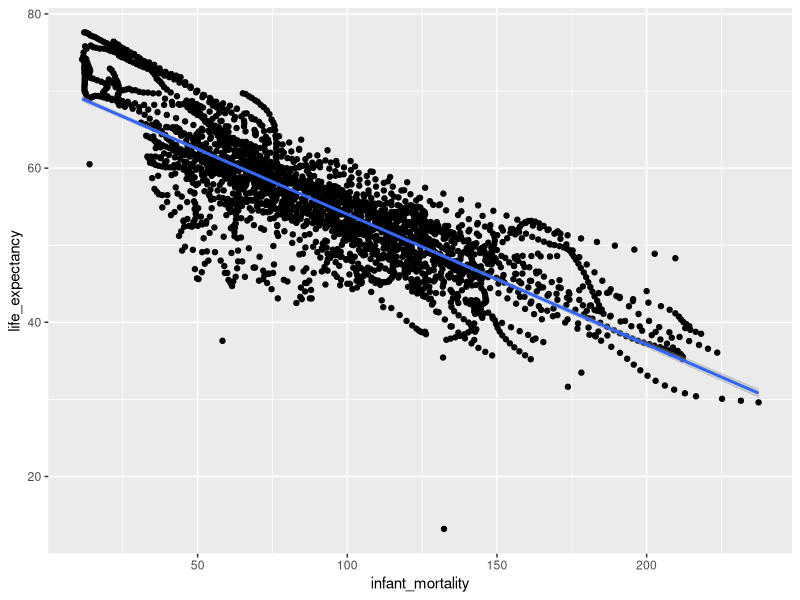
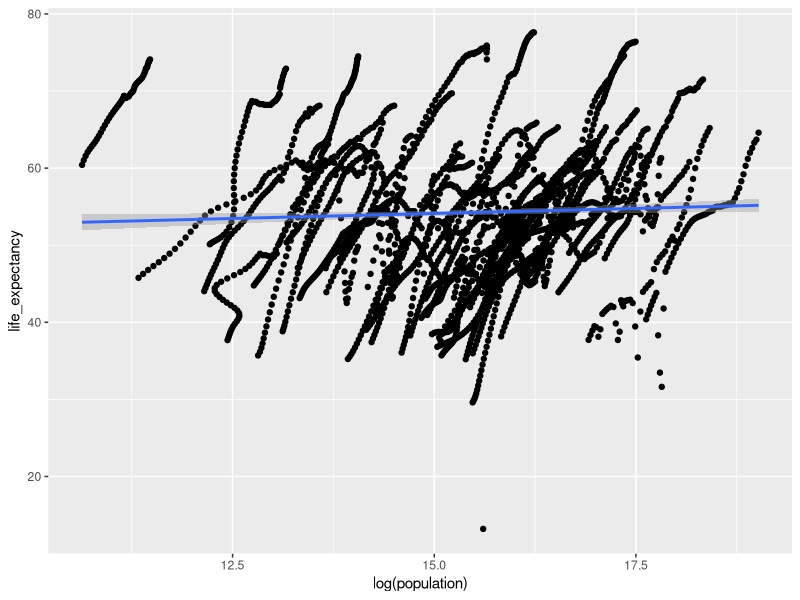
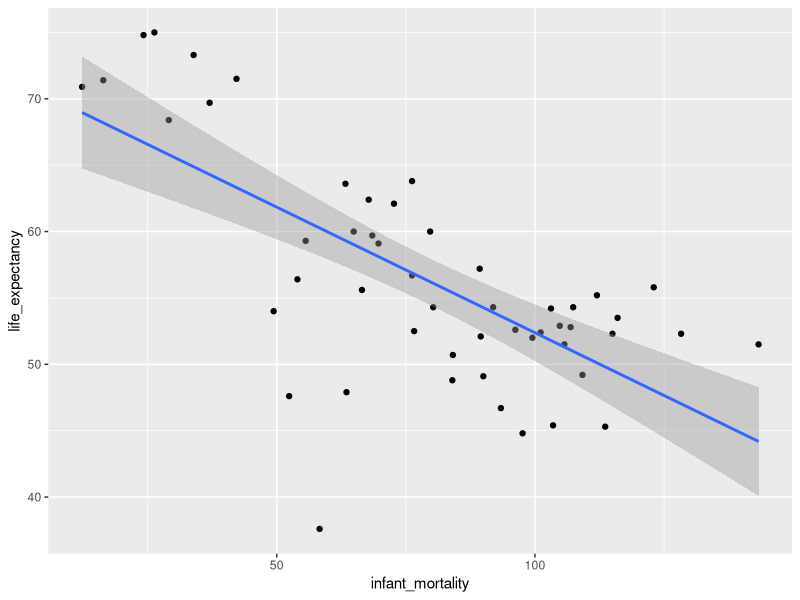
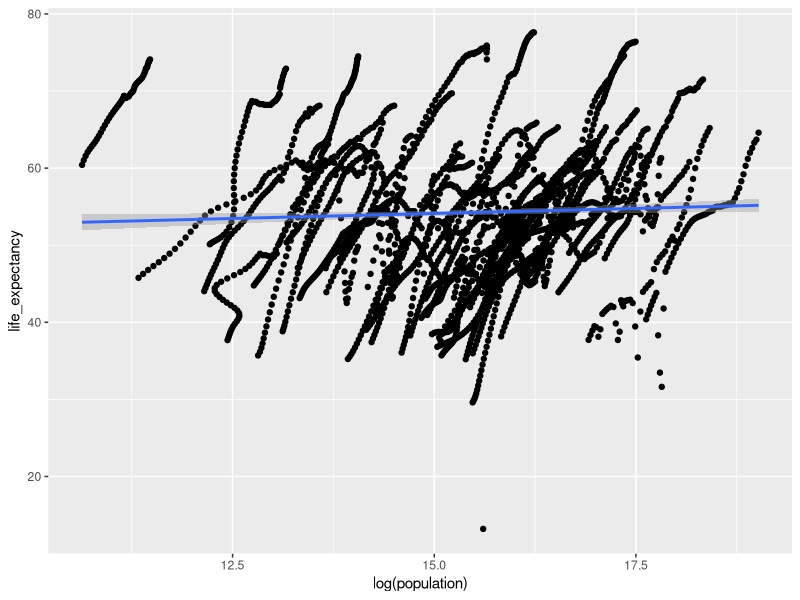
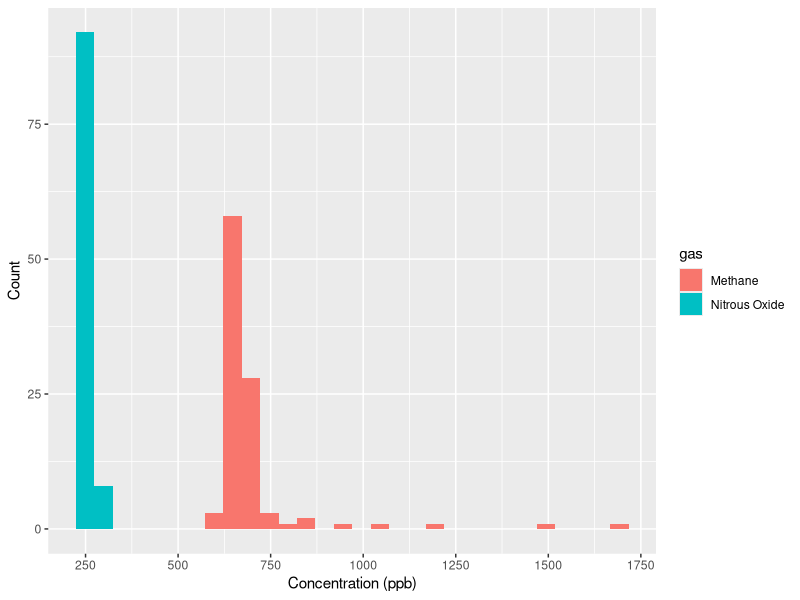
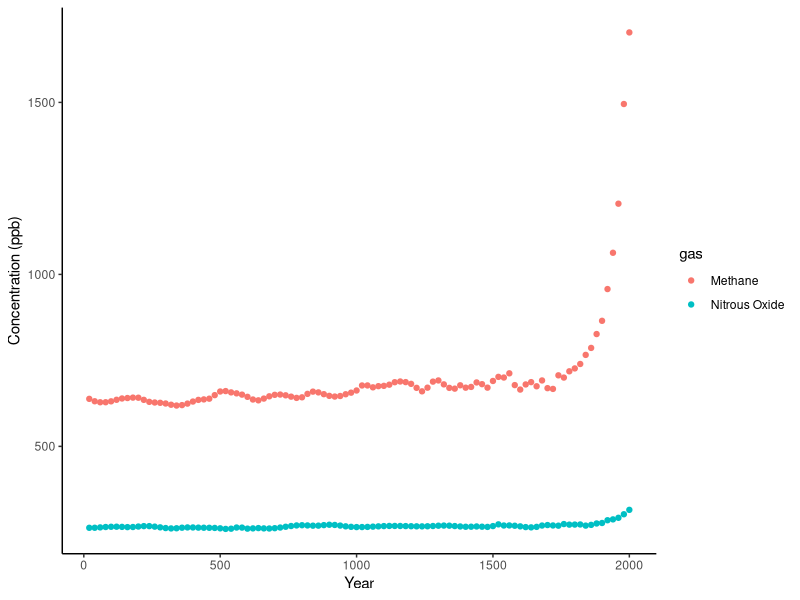

Generate these figures, in order, with R:
## ---- chunk 1
#load dslabs package
library("dslabs")
#look at help file for gapminder data
help(gapminder)
#load tidyverse pacakge
library(tidyverse)

## ---- chunk 2
#get an overview of data structure
str(gapminder)

## ---- chunk 3
#get a summary of data
summary(gapminder)

## ---- chunk 4
#determine the type of object gapminder is
class(gapminder)
## ---- chunk 5
#Assigning only the African countries to a new object/variable called africadata
africadata <- gapminder[gapminder$continent == "Africa", ]
## ---- chunk 6
#Running str for africadata
str(africadata)
## ---- chunk 7
#Summary of africadata
summary(africadata)
## ---- chunk 8
#Creating africa_infant_life which is a subset of africadata containing only 'infant_mortality' and 'life_expectancy'

africa_infant_life <- africadata[,c("infant_mortality", "life_expectancy")]
## ---- chunk 9
#Running str for africa_infant_life
str(africa_infant_life)
## ---- chunk 10
#Summary of africa_infant_life
summary(africa_infant_life)
## ---- chunk 11
#Creating africa_pop_life which is a subset of africadata containing only population and life_expectancy

africa_pop_life <- africadata[,c("population", "life_expectancy")]

## ---- chunk 12
#Running str for africa_pop_life
str(africa_pop_life)
## ---- chunk 13
#Summary of africa_pop_life
summary(africa_pop_life)
## ---- chunk 14
#Plotting expectancy as a function of infant mortality
p1 <- africa_infant_life %>% ggplot(aes(x=infant_mortality, y=life_expectancy)) + geom_point() + geom_smooth(method='lm')
plot(p1)

## ---- chunk 15
#Plotting life expectancy as a function of log of population for the africa_pop_life
p2 <- africa_pop_life %>% ggplot(aes(x=log(population), y=life_expectancy)) + geom_point() + geom_smooth(method='lm')
plot(p2)

## ---- chunk 16
#Codes to explore which years have missing data for infant mortality

missing_infmort_years <- africadata %>%
  filter(is.na(infant_mortality)) %>%
  select(year) %>%
  distinct() %>%
  arrange(year)

print(missing_infmort_years)


## ---- chunk 17
#Creating africadata_2000 which is a subset of africadata containing data for the year 2000 only. 

africadata_2000 <- africadata %>% filter(year == 2000)
## ---- chunk 18
#Running str for africadata_2000
str(africadata_2000)
## ---- chunk 19
#Running summary for africadata_2000
summary(africadata_2000)
## ---- chunk 20
#Plotting life expectancy as a function of infant mortality for the africadata_2000.

p3 <- africadata_2000 %>% ggplot(aes(x=infant_mortality, y=life_expectancy)) + geom_point() + geom_smooth(method='lm')
plot(p3)

## ---- chunk 21
#Plotting life expectancy as a function of log of population for the africadata_2000

p4 <- africadata_2000 %>% ggplot(aes(x=log(population), y=life_expectancy)) + geom_point() + geom_smooth(method='lm')
plot(p2)

## ---- chunk 22
fit1 <- lm(life_expectancy ~ infant_mortality, africadata_2000)  

## ---- chunk 23
#Printing the results of the linear model fit1
summary(fit1)
## ---- chunk 24
fit2 <- lm(life_expectancy ~ population, africadata_2000)  

## ---- chunk 25
#Printing the results of the linear model fit2
summary(fit2)
## ---- chunk 26
library(dslabs)
library(tidyverse)
## ---- chunk 27
#Explore the 'greenhouse_gases' dataframe using the 'str()' and 'summary()' functions
str(greenhouse_gases)
summary(greenhouse_gases)
## ---- chunk 28
#Used the `filter()` function to select only the observations needed from the variable `gas`. To do this I used the | operator which means "OR". In this case filtering for CH4 OR N2O
gases <- greenhouse_gases %>% filter(gas == "CH4" | gas == "N2O")
## ---- chunk 29
#Here I am keeping the variable `gas` the same, but renaming CH4 to "Methane" and N2O to "Nitrous Oxide" using the `recode()` function.
gases <- gases %>% mutate(gas = recode(gas, "CH4" = "Methane",
                              "N2O" = "Nitrous Oxide"))

#And now using `str()` to check if the changes to this dataframe have been applied
str(gases)
## ---- chunk 30
ggplot(gases, aes(x= concentration, fill= gas))+ #Here I selected the dataset `gases`, then I set `concentration` to the x-axis and sepparated by type of gas using different colors using `fill=gas`
  geom_histogram()+ #Set the geometry to histogram
  scale_x_continuous(breaks = seq(0, 1800, 250))+ #Added more labels to the x-axis
  labs(x= "Concentration (ppb)", y= "Count") #Changed the x and y-axis titles
## ---- chunk 31
ggplot(gases, aes(x= year, y= concentration, color= gas))+ #Here I selected the `gases` dataset, then plotted `year` in the x-axis and `concentration` in the y-axis. I used `color= gas`, so both gases are separated in the same graph
  geom_point()+ #Used the point geometry
  labs(x= "Year", y= "Concentration (ppb)")+ #Changed the x and y-axis labels
  theme_classic() #I decided to use a different theme for this plot, to make it more visually appealing
## ---- chunk 32
#First I separated both gases into separate objects using the `filter()` function then I pulled only the `concentration` variable using the `pull()` function. I asssigned them to their respective objects.
CH4 <- gases %>% filter(gas == "Methane") %>% pull(concentration)
N2O <- gases %>% filter(gas == "Nitrous Oxide") %>% pull(concentration)

#Then I checked if the new objects were correctly saved using the `summary()` function.
summary(CH4)
summary(N2O)
## ---- chunk 33
cor(CH4, N2O, method = "pearson")
